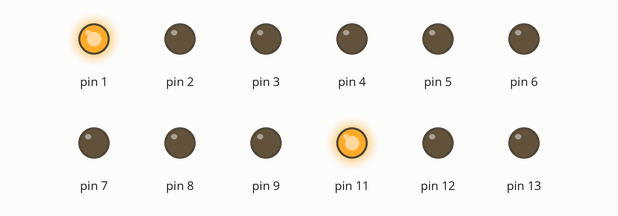
The sketch below on a simulated Arduino Uno, built with avr-gcc and run on an emulated ATmega328P. Parts: output pins drawn as LEDs (lit = HIGH).

Above: at 0.2 s.
At 1.8 s:
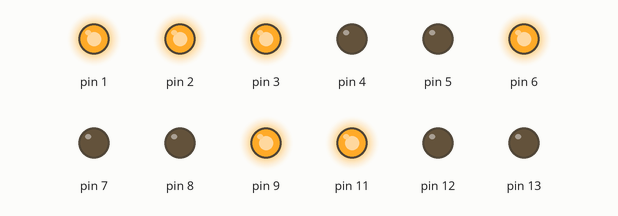
At 3.4 s:
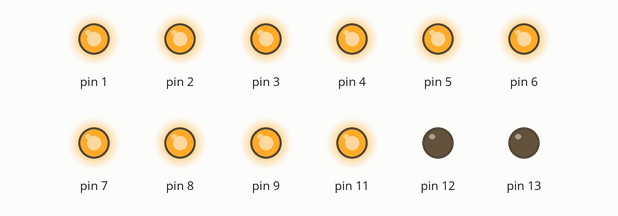
At 7.0 s:
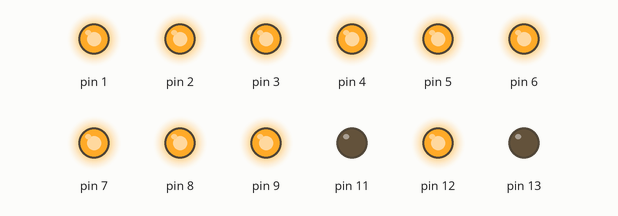
At 10.6 s:
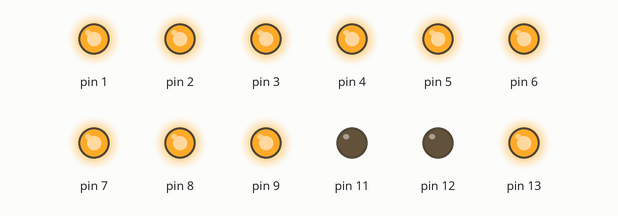
At 14.0 s:
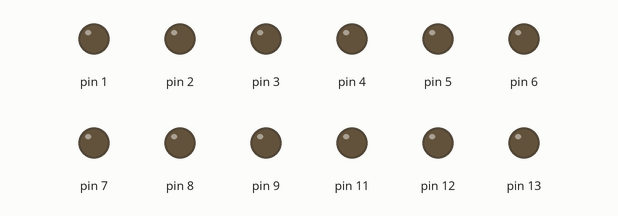
Timing chart, 0 to 17.3 s (numbered marks = the images above):
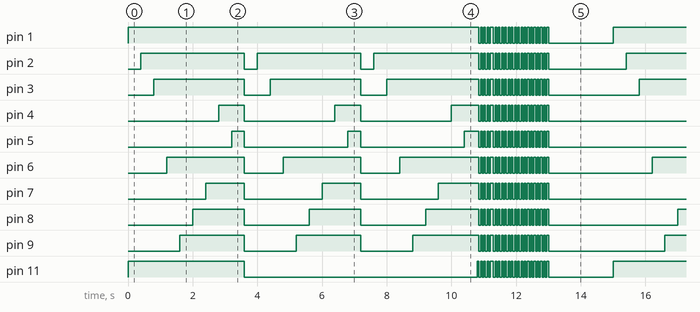

The sketch:

ledcube.ino
```cpp
int T = 400;
 void setup() {
        pinMode(1,OUTPUT);
        pinMode(2,OUTPUT);
        pinMode(3,OUTPUT);
        pinMode(4,OUTPUT);
        pinMode(5,OUTPUT);
        pinMode(6,OUTPUT);
        pinMode(7,OUTPUT);
        pinMode(8,OUTPUT);
        pinMode(9,OUTPUT);
        pinMode(11,OUTPUT);
        pinMode(12,OUTPUT);
        pinMode(13,OUTPUT);
}
void loop() {
digitalWrite(1,HIGH);
digitalWrite(11,HIGH);
delay(T);
digitalWrite(2,HIGH);
delay(T);
digitalWrite(3,HIGH);
delay(T);
digitalWrite(6,HIGH);
delay(T);
digitalWrite(9,HIGH);
delay(T);
digitalWrite(8,HIGH);
delay(T);
digitalWrite(7,HIGH);
delay(T);
digitalWrite(4,HIGH);
delay(T);
digitalWrite(5,HIGH);
delay(T);
digitalWrite(1,LOW);
digitalWrite(2,LOW);
digitalWrite(3,LOW);
digitalWrite(4,LOW);
digitalWrite(5,LOW);
digitalWrite(6,LOW);
digitalWrite(7,LOW);
digitalWrite(8,LOW);
digitalWrite(9,LOW);
digitalWrite(11,LOW);
digitalWrite(12,LOW);
digitalWrite(13,LOW);
digitalWrite(1,HIGH);
digitalWrite(12,HIGH);
delay(T);
digitalWrite(2,HIGH);
delay(T);
digitalWrite(3,HIGH);
delay(T);
digitalWrite(6,HIGH);
delay(T);
digitalWrite(9,HIGH);
delay(T);
digitalWrite(8,HIGH);
delay(T);
digitalWrite(7,HIGH);
delay(T);
digitalWrite(4,HIGH);
delay(T);
digitalWrite(5,HIGH);
delay(T);
digitalWrite(1,LOW);
digitalWrite(2,LOW);
digitalWrite(3,LOW);
digitalWrite(4,LOW);
digitalWrite(5,LOW);
digitalWrite(6,LOW);
digitalWrite(7,LOW);
digitalWrite(8,LOW);
digitalWrite(9,LOW);
digitalWrite(11,LOW);
digitalWrite(12,LOW);
digitalWrite(13,LOW);
digitalWrite(1,HIGH);
digitalWrite(13,HIGH);
delay(T);
digitalWrite(2,HIGH);
delay(T);
digitalWrite(3,HIGH);
delay(T);
digitalWrite(6,HIGH);
delay(T);
digitalWrite(9,HIGH);
delay(T);
digitalWrite(8,HIGH);
delay(T);
digitalWrite(7,HIGH);
delay(T);
digitalWrite(4,HIGH);
delay(T);
digitalWrite(5,HIGH);
delay(T);
digitalWrite(1,HIGH);
digitalWrite(2,HIGH);
digitalWrite(3,HIGH);
digitalWrite(4,HIGH);
digitalWrite(5,HIGH);
digitalWrite(6,HIGH);
digitalWrite(7,HIGH);
digitalWrite(8,HIGH);
digitalWrite(9,HIGH);
digitalWrite(11,HIGH);
digitalWrite(12,HIGH);
digitalWrite(13,HIGH);
delay(50);
digitalWrite(1,LOW);
digitalWrite(2,LOW);
digitalWrite(3,LOW);
digitalWrite(4,LOW);
digitalWrite(5,LOW);
digitalWrite(6,LOW);
digitalWrite(7,LOW);
digitalWrite(8,LOW);
digitalWrite(9,LOW);
digitalWrite(11,LOW);
digitalWrite(12,LOW);
digitalWrite(13,LOW);
delay(50);

digitalWrite(1,HIGH);
digitalWrite(2,HIGH);
digitalWrite(3,HIGH);
digitalWrite(4,HIGH);
digitalWrite(5,HIGH);
digitalWrite(6,HIGH);
digitalWrite(7,HIGH);
digitalWrite(8,HIGH);
digitalWrite(9,HIGH);
digitalWrite(11,HIGH);
digitalWrite(12,HIGH);
digitalWrite(13,HIGH);
delay(50);
digitalWrite(1,LOW);
digitalWrite(2,LOW);
digitalWrite(3,LOW);
digitalWrite(4,LOW);
digitalWrite(5,LOW);
digitalWrite(6,LOW);
digitalWrite(7,LOW);
digitalWrite(8,LOW);
digitalWrite(9,LOW);
digitalWrite(11,LOW);
digitalWrite(12,LOW);
digitalWrite(13,LOW);
delay(50);

digitalWrite(1,HIGH);
digitalWrite(2,HIGH);
digitalWrite(3,HIGH);
digitalWrite(4,HIGH);
digitalWrite(5,HIGH);
digitalWrite(6,HIGH);
digitalWrite(7,HIGH);
digitalWrite(8,HIGH);
digitalWrite(9,HIGH);
digitalWrite(11,HIGH);
digitalWrite(12,HIGH);
digitalWrite(13,HIGH);
delay(50);
digitalWrite(1,LOW);
digitalWrite(2,LOW);
digitalWrite(3,LOW);
digitalWrite(4,LOW);
digitalWrite(5,LOW);
digitalWrite(6,LOW);
digitalWrite(7,LOW);
digitalWrite(8,LOW);
digitalWrite(9,LOW);
digitalWrite(11,LOW);
digitalWrite(12,LOW);
digitalWrite(13,LOW);
delay(50);

digitalWrite(1,HIGH);
digitalWrite(2,HIGH);
digitalWrite(3,HIGH);
digitalWrite(4,HIGH);
digitalWrite(5,HIGH);
digitalWrite(6,HIGH);
digitalWrite(7,HIGH);
digitalWrite(8,HIGH);
digitalWrite(9,HIGH);
digitalWrite(11,HIGH);
digitalWrite(12,HIGH);
digitalWrite(13,HIGH);
delay(50);
digitalWrite(1,LOW);
digitalWrite(2,LOW);
digitalWrite(3,LOW);
digitalWrite(4,LOW);
digitalWrite(5,LOW);
digitalWrite(6,LOW);
digitalWrite(7,LOW);
digitalWrite(8,LOW);
digitalWrite(9,LOW);
digitalWrite(11,LOW);
digitalWrite(12,LOW);
digitalWrite(13,LOW);
delay(50);

digitalWrite(1,HIGH);
digitalWrite(2,HIGH);
digitalWrite(3,HIGH);
digitalWrite(4,HIGH);
digitalWrite(5,HIGH);
digitalWrite(6,HIGH);
digitalWrite(7,HIGH);
digitalWrite(8,HIGH);
digitalWrite(9,HIGH);
digitalWrite(11,HIGH);
digitalWrite(12,HIGH);
digitalWrite(13,HIGH);
delay(50);
digitalWrite(1,LOW);
digitalWrite(2,LOW);
digitalWrite(3,LOW);
digitalWrite(4,LOW);
digitalWrite(5,LOW);
digitalWrite(6,LOW);
digitalWrite(7,LOW);
digitalWrite(8,LOW);
digitalWrite(9,LOW);
digitalWrite(11,LOW);
digitalWrite(12,LOW);
digitalWrite(13,LOW);

digitalWrite(1,HIGH);
digitalWrite(2,HIGH);
digitalWrite(3,HIGH);
digitalWrite(4,HIGH);
digitalWrite(5,HIGH);
digitalWrite(6,HIGH);
digitalWrite(7,HIGH);
digitalWrite(8,HIGH);
digitalWrite(9,HIGH);
digitalWrite(11,HIGH);
digitalWrite(12,HIGH);
digitalWrite(13,HIGH);
delay(50);
digitalWrite(1,LOW);
digitalWrite(2,LOW);
digitalWrite(3,LOW);
digitalWrite(4,LOW);
digitalWrite(5,LOW);
digitalWrite(6,LOW);
digitalWrite(7,LOW);
digitalWrite(8,LOW);
digitalWrite(9,LOW);
digitalWrite(11,LOW);
digitalWrite(12,LOW);
digitalWrite(13,LOW);
delay(50);

digitalWrite(1,HIGH);
digitalWrite(2,HIGH);
digitalWrite(3,HIGH);
digitalWrite(4,HIGH);
digitalWrite(5,HIGH);
digitalWrite(6,HIGH);
digitalWrite(7,HIGH);
digitalWrite(8,HIGH);
digitalWrite(9,HIGH);
digitalWrite(11,HIGH);
digitalWrite(12,HIGH);
digitalWrite(13,HIGH);
delay(50);
digitalWrite(1,LOW);
digitalWrite(2,LOW);
digitalWrite(3,LOW);
digitalWrite(4,LOW);
digitalWrite(5,LOW);
digitalWrite(6,LOW);
digitalWrite(7,LOW);
digitalWrite(8,LOW);
digitalWrite(9,LOW);
digitalWrite(11,LOW);
digitalWrite(12,LOW);
digitalWrite(13,LOW);
delay(50);

digitalWrite(1,HIGH);
digitalWrite(2,HIGH);
digitalWrite(3,HIGH);
digitalWrite(4,HIGH);
digitalWrite(5,HIGH);
digitalWrite(6,HIGH);
digitalWrite(7,HIGH);
digitalWrite(8,HIGH);
digitalWrite(9,HIGH);
digitalWrite(11,HIGH);
digitalWrite(12,HIGH);
digitalWrite(13,HIGH);
delay(50);
digitalWrite(1,LOW);
digitalWrite(2,LOW);
digitalWrite(3,LOW);
digitalWrite(4,LOW);
digitalWrite(5,LOW);
digitalWrite(6,LOW);
digitalWrite(7,LOW);
digitalWrite(8,LOW);
digitalWrite(9,LOW);
digitalWrite(11,LOW);
digitalWrite(12,LOW);
digitalWrite(13,LOW);
delay(50);

digitalWrite(1,HIGH);
digitalWrite(2,HIGH);
digitalWrite(3,HIGH);
digitalWrite(4,HIGH);
digitalWrite(5,HIGH);
digitalWrite(6,HIGH);
digitalWrite(7,HIGH);
digitalWrite(8,HIGH);
digitalWrite(9,HIGH);
digitalWrite(11,HIGH);
digitalWrite(12,HIGH);
digitalWrite(13,HIGH);
delay(50);
digitalWrite(1,LOW);
digitalWrite(2,LOW);
digitalWrite(3,LOW);
digitalWrite(4,LOW);
digitalWrite(5,LOW);
digitalWrite(6,LOW);
digitalWrite(7,LOW);
digitalWrite(8,LOW);
digitalWrite(9,LOW);
digitalWrite(11,LOW);
digitalWrite(12,LOW);
digitalWrite(13,LOW);
delay(50);

digitalWrite(1,HIGH);
digitalWrite(2,HIGH);
digitalWrite(3,HIGH);
digitalWrite(4,HIGH);
digitalWrite(5,HIGH);
digitalWrite(6,HIGH);
digitalWrite(7,HIGH);
digitalWrite(8,HIGH);
digitalWrite(9,HIGH);
digitalWrite(11,HIGH);
digitalWrite(12,HIGH);
digitalWrite(13,HIGH);
delay(50);
digitalWrite(1,LOW);
digitalWrite(2,LOW);
digitalWrite(3,LOW);
digitalWrite(4,LOW);
digitalWrite(5,LOW);
digitalWrite(6,LOW);
digitalWrite(7,LOW);
digitalWrite(8,LOW);
digitalWrite(9,LOW);
digitalWrite(11,LOW);
digitalWrite(12,LOW);
digitalWrite(13,LOW);
delay(50);

digitalWrite(1,HIGH);
digitalWrite(2,HIGH);
digitalWrite(3,HIGH);
digitalWrite(4,HIGH);
digitalWrite(5,HIGH);
digitalWrite(6,HIGH);
digitalWrite(7,HIGH);
digitalWrite(8,HIGH);
digitalWrite(9,HIGH);
digitalWrite(11,HIGH);
digitalWrite(12,HIGH);
digitalWrite(13,HIGH);
delay(50);
digitalWrite(1,LOW);
digitalWrite(2,LOW);
digitalWrite(3,LOW);
digitalWrite(4,LOW);
digitalWrite(5,LOW);
digitalWrite(6,LOW);
digitalWrite(7,LOW);
digitalWrite(8,LOW);
digitalWrite(9,LOW);
digitalWrite(11,LOW);
digitalWrite(12,LOW);
digitalWrite(13,LOW);
delay(50);

digitalWrite(1,HIGH);
digitalWrite(2,HIGH);
digitalWrite(3,HIGH);
digitalWrite(4,HIGH);
digitalWrite(5,HIGH);
digitalWrite(6,HIGH);
digitalWrite(7,HIGH);
digitalWrite(8,HIGH);
digitalWrite(9,HIGH);
digitalWrite(11,HIGH);
digitalWrite(12,HIGH);
digitalWrite(13,HIGH);
delay(50);
digitalWrite(1,LOW);
digitalWrite(2,LOW);
digitalWrite(3,LOW);
digitalWrite(4,LOW);
digitalWrite(5,LOW);
digitalWrite(6,LOW);
digitalWrite(7,LOW);
digitalWrite(8,LOW);
digitalWrite(9,LOW);
digitalWrite(11,LOW);
digitalWrite(12,LOW);
digitalWrite(13,LOW);
delay(50);

digitalWrite(1,HIGH);
digitalWrite(2,HIGH);
digitalWrite(3,HIGH);
digitalWrite(4,HIGH);
digitalWrite(5,HIGH);
digitalWrite(6,HIGH);
digitalWrite(7,HIGH);
digitalWrite(8,HIGH);
digitalWrite(9,HIGH);
digitalWrite(11,HIGH);
digitalWrite(12,HIGH);
digitalWrite(13,HIGH);
delay(50);
digitalWrite(1,LOW);
digitalWrite(2,LOW);
digitalWrite(3,LOW);
digitalWrite(4,LOW);
digitalWrite(5,LOW);
digitalWrite(6,LOW);
digitalWrite(7,LOW);
digitalWrite(8,LOW);
digitalWrite(9,LOW);
digitalWrite(11,LOW);
digitalWrite(12,LOW);
digitalWrite(13,LOW);
delay(50);

digitalWrite(1,HIGH);
digitalWrite(2,HIGH);
digitalWrite(3,HIGH);
digitalWrite(4,HIGH);
digitalWrite(5,HIGH);
digitalWrite(6,HIGH);
digitalWrite(7,HIGH);
digitalWrite(8,HIGH);
digitalWrite(9,HIGH);
digitalWrite(11,HIGH);
digitalWrite(12,HIGH);
digitalWrite(13,HIGH);
delay(50);
digitalWrite(1,LOW);
digitalWrite(2,LOW);
digitalWrite(3,LOW);
digitalWrite(4,LOW);
digitalWrite(5,LOW);
digitalWrite(6,LOW);
digitalWrite(7,LOW);
digitalWrite(8,LOW);
digitalWrite(9,LOW);
digitalWrite(11,LOW);
digitalWrite(12,LOW);
digitalWrite(13,LOW);
delay(50);

digitalWrite(1,HIGH);
digitalWrite(2,HIGH);
digitalWrite(3,HIGH);
digitalWrite(4,HIGH);
digitalWrite(5,HIGH);
digitalWrite(6,HIGH);
digitalWrite(7,HIGH);
digitalWrite(8,HIGH);
digitalWrite(9,HIGH);
digitalWrite(11,HIGH);
digitalWrite(12,HIGH);
digitalWrite(13,HIGH);
delay(50);
digitalWrite(1,LOW);
digitalWrite(2,LOW);
digitalWrite(3,LOW);
digitalWrite(4,LOW);
digitalWrite(5,LOW);
digitalWrite(6,LOW);
digitalWrite(7,LOW);
digitalWrite(8,LOW);
digitalWrite(9,LOW);
digitalWrite(11,LOW);
digitalWrite(12,LOW);
digitalWrite(13,LOW);
delay(50);

digitalWrite(1,HIGH);
digitalWrite(2,HIGH);
digitalWrite(3,HIGH);
digitalWrite(4,HIGH);
digitalWrite(5,HIGH);
digitalWrite(6,HIGH);
digitalWrite(7,HIGH);
digitalWrite(8,HIGH);
digitalWrite(9,HIGH);
digitalWrite(11,HIGH);
digitalWrite(12,HIGH);
digitalWrite(13,HIGH);
delay(50);
digitalWrite(1,LOW);
digitalWrite(2,LOW);
digitalWrite(3,LOW);
digitalWrite(4,LOW);
digitalWrite(5,LOW);
digitalWrite(6,LOW);
digitalWrite(7,LOW);
digitalWrite(8,LOW);
digitalWrite(9,LOW);
digitalWrite(11,LOW);
digitalWrite(12,LOW);
digitalWrite(13,LOW);
delay(50);

digitalWrite(1,HIGH);
digitalWrite(2,HIGH);
digitalWrite(3,HIGH);
digitalWrite(4,HIGH);
digitalWrite(5,HIGH);
digitalWrite(6,HIGH);
digitalWrite(7,HIGH);
digitalWrite(8,HIGH);
digitalWrite(9,HIGH);
digitalWrite(11,HIGH);
digitalWrite(12,HIGH);
digitalWrite(13,HIGH);
delay(50);
digitalWrite(1,LOW);
digitalWrite(2,LOW);
digitalWrite(3,LOW);
digitalWrite(4,LOW);
digitalWrite(5,LOW);
digitalWrite(6,LOW);
digitalWrite(7,LOW);
digitalWrite(8,LOW);
digitalWrite(9,LOW);
digitalWrite(11,LOW);
digitalWrite(12,LOW);
digitalWrite(13,LOW);
delay(50);

digitalWrite(1,HIGH);
digitalWrite(2,HIGH);
digitalWrite(3,HIGH);
digitalWrite(4,HIGH);
digitalWrite(5,HIGH);
digitalWrite(6,HIGH);
digitalWrite(7,HIGH);
digitalWrite(8,HIGH);
digitalWrite(9,HIGH);
digitalWrite(11,HIGH);
digitalWrite(12,HIGH);
digitalWrite(13,HIGH);
delay(50);
digitalWrite(1,LOW);
digitalWrite(2,LOW);
digitalWrite(3,LOW);
digitalWrite(4,LOW);
digitalWrite(5,LOW);
digitalWrite(6,LOW);
digitalWrite(7,LOW);
digitalWrite(8,LOW);
digitalWrite(9,LOW);
digitalWrite(11,LOW);
digitalWrite(12,LOW);
digitalWrite(13,LOW);
delay(50);

digitalWrite(1,HIGH);
digitalWrite(2,HIGH);
digitalWrite(3,HIGH);
digitalWrite(4,HIGH);
digitalWrite(5,HIGH);
digitalWrite(6,HIGH);
digitalWrite(7,HIGH);
digitalWrite(8,HIGH);
digitalWrite(9,HIGH);
digitalWrite(11,HIGH);
digitalWrite(12,HIGH);
digitalWrite(13,HIGH);
delay(50);
digitalWrite(1,LOW);
digitalWrite(2,LOW);
digitalWrite(3,LOW);
digitalWrite(4,LOW);
digitalWrite(5,LOW);
digitalWrite(6,LOW);
digitalWrite(7,LOW);
digitalWrite(8,LOW);
digitalWrite(9,LOW);
digitalWrite(11,LOW);
digitalWrite(12,LOW);
digitalWrite(13,LOW);
delay(50);

digitalWrite(1,HIGH);
digitalWrite(2,HIGH);
digitalWrite(3,HIGH);
digitalWrite(4,HIGH);
digitalWrite(5,HIGH);
digitalWrite(6,HIGH);
digitalWrite(7,HIGH);
digitalWrite(8,HIGH);
digitalWrite(9,HIGH);
digitalWrite(11,HIGH);
digitalWrite(12,HIGH);
digitalWrite(13,HIGH);
delay(50);
digitalWrite(1,LOW);
digitalWrite(2,LOW);
digitalWrite(3,LOW);
digitalWrite(4,LOW);
digitalWrite(5,LOW);
digitalWrite(6,LOW);
digitalWrite(7,LOW);
digitalWrite(8,LOW);
digitalWrite(9,LOW);
digitalWrite(11,LOW);
digitalWrite(12,LOW);
digitalWrite(13,LOW);
delay(50);

digitalWrite(1,HIGH);
digitalWrite(2,HIGH);
digitalWrite(3,HIGH);
digitalWrite(4,HIGH);
digitalWrite(5,HIGH);
digitalWrite(6,HIGH);
digitalWrite(7,HIGH);
digitalWrite(8,HIGH);
digitalWrite(9,HIGH);
digitalWrite(11,HIGH);
digitalWrite(12,HIGH);
digitalWrite(13,HIGH);
delay(50);
digitalWrite(1,LOW);
digitalWrite(2,LOW);
digitalWrite(3,LOW);
digitalWrite(4,LOW);
digitalWrite(5,LOW);
digitalWrite(6,LOW);
digitalWrite(7,LOW);
digitalWrite(8,LOW);
digitalWrite(9,LOW);
digitalWrite(11,LOW);
digitalWrite(12,LOW);
digitalWrite(13,LOW);
delay(50);

digitalWrite(1,HIGH);
digitalWrite(2,HIGH);
digitalWrite(3,HIGH);
digitalWrite(4,HIGH);
digitalWrite(5,HIGH);
digitalWrite(6,HIGH);
digitalWrite(7,HIGH);
digitalWrite(8,HIGH);
digitalWrite(9,HIGH);
digitalWrite(11,HIGH);
digitalWrite(12,HIGH);
digitalWrite(13,HIGH);
delay(50);
digitalWrite(1,LOW);
digitalWrite(2,LOW);
digitalWrite(3,LOW);
digitalWrite(4,LOW);
digitalWrite(5,LOW);
digitalWrite(6,LOW);
digitalWrite(7,LOW);
digitalWrite(8,LOW);
digitalWrite(9,LOW);
digitalWrite(11,LOW);
digitalWrite(12,LOW);
digitalWrite(13,LOW);
delay(50);

digitalWrite(1,HIGH);
digitalWrite(2,HIGH);
digitalWrite(3,HIGH);
digitalWrite(4,HIGH);
digitalWrite(5,HIGH);
digitalWrite(6,HIGH);
digitalWrite(7,HIGH);
digitalWrite(8,HIGH);
digitalWrite(9,HIGH);
digitalWrite(11,HIGH);
digitalWrite(12,HIGH);
digitalWrite(13,HIGH);
delay(50);
digitalWrite(1,LOW);
digitalWrite(2,LOW);
digitalWrite(3,LOW);
digitalWrite(4,LOW);
digitalWrite(5,LOW);
digitalWrite(6,LOW);
digitalWrite(7,LOW);
digitalWrite(8,LOW);
digitalWrite(9,LOW);
digitalWrite(11,LOW);
digitalWrite(12,LOW);
digitalWrite(13,LOW);
delay(2000);
}
```

Measured:
- by itself, pin 2–9, pin 11, pin 12: moves between LOW and HIGH, repeating every 15.0 s
- by itself, everything shown: repeats every 15.0 s, in 71 steps
